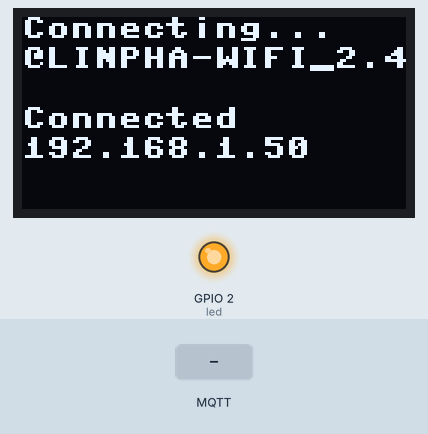
A program run on a simulated ESP8266 board running MicroPython. Parts: 128×64 one-colour display, output pins drawn as LEDs (lit = HIGH, except the on-board LED, lit = LOW). Inputs (shaded band) come from the test bench. WiFi joins after 1.5 s; no MQTT or app messages arrive unless stated; what the program prints to the serial console is not drawn.

Above: at 3.1 s.
3.2 s: MQTT message "1" arrives on the first subscribed topic
At 4.2 s:
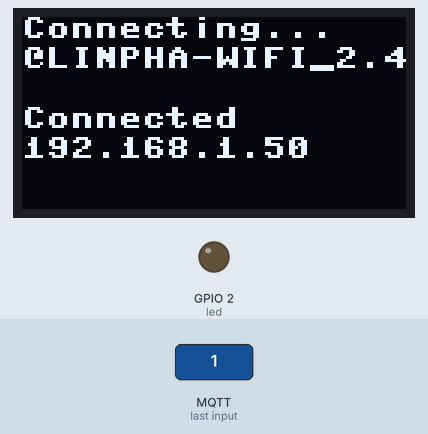
4.7 s: MQTT message "ON" arrives on the first subscribed topic
At 5.4 s:
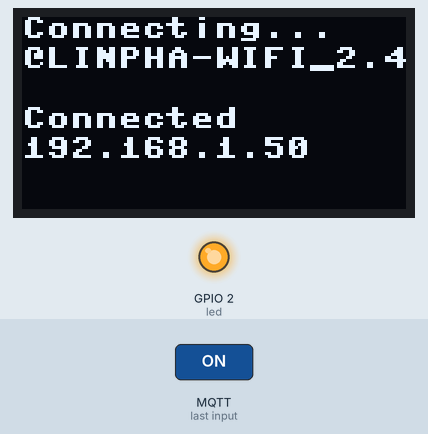
6.2 s: MQTT message "0" arrives on the first subscribed topic
At 6.5 s:
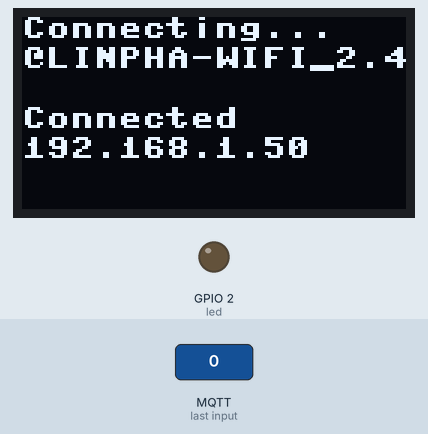
Timing chart, 0 to 9.2 s (numbered marks = the images above; inputs shaded):
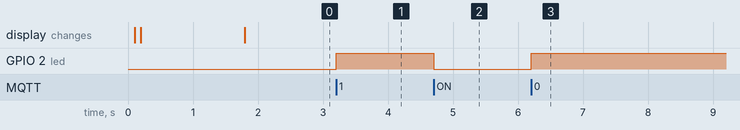

The program:

main.py
```python
import network
import time
from umqtt.simple import MQTTClient
from machine import Pin, I2C
import dht
import ssd1306

# OLED connection
i2c = I2C(scl=Pin(4), sda=Pin(5), freq=100000)
display = ssd1306.SSD1306_I2C(128, 64, i2c)

# Sensor connection
d = dht.DHT22( Pin(12) )

# build-in led
led = Pin(2, Pin.OUT)

###############################################
#ssid = 'Phonehotspot'
#password = 'hotspotpassword'
ssid = '@LINPHA-WIFI_2.4GHz'
password = ''
###############################################

# 1 Connect WIFI
station = network.WLAN(network.STA_IF)
station.active(True)

# Show connection status
display.text('Connecting...', 0, 0, 1)
display.text(ssid, 0, 10, 1)
display.text(password, 0, 20, 1)
display.show()


if not station.isconnected():
    print("Connecting...")
    station.connect(ssid, password)
    while not station.isconnected():
        pass
print(station.ifconfig()[0])

display.text('Connected', 0, 30, 1)
display.text(station.ifconfig()[0], 0, 40, 1)
display.show()


# 2 Connect Broker
client_id   = "a4818d92-da7e-4cc3-b49a-8468cfb67b24"
username    = ""
password    = ""

topic       = bytes("/nacademy", "utf-8")

#SERVER = "mqtt.netpie.io"
SERVER = "broker.hivemq.com"


client = MQTTClient(
    client_id,
    SERVER, user=username,
    password=password
)

#3 Publish data to broker
client.connect()


def sub_cb(topic, msg):
    print(topic, msg)
    if (msg == b"ON"):
        led.off()
        client.publish(b"/nacademy/status", b"ON")
    else:
        led.on()
        client.publish(b"/nacademy/status", b"OFF")


client.set_callback(sub_cb)
client.subscribe(topic, qos=1)


while True:
    try:
        client.wait_msg()
        time.sleep(1)
    except OSError as e:
        print(e)
```

Measured:
- after the input at 3.2 s, GPIO 2 (led): LOW → HIGH at once
- after the input at 4.7 s, GPIO 2 (led): HIGH → LOW at once
- after the input at 6.2 s, GPIO 2 (led): LOW → HIGH at once
